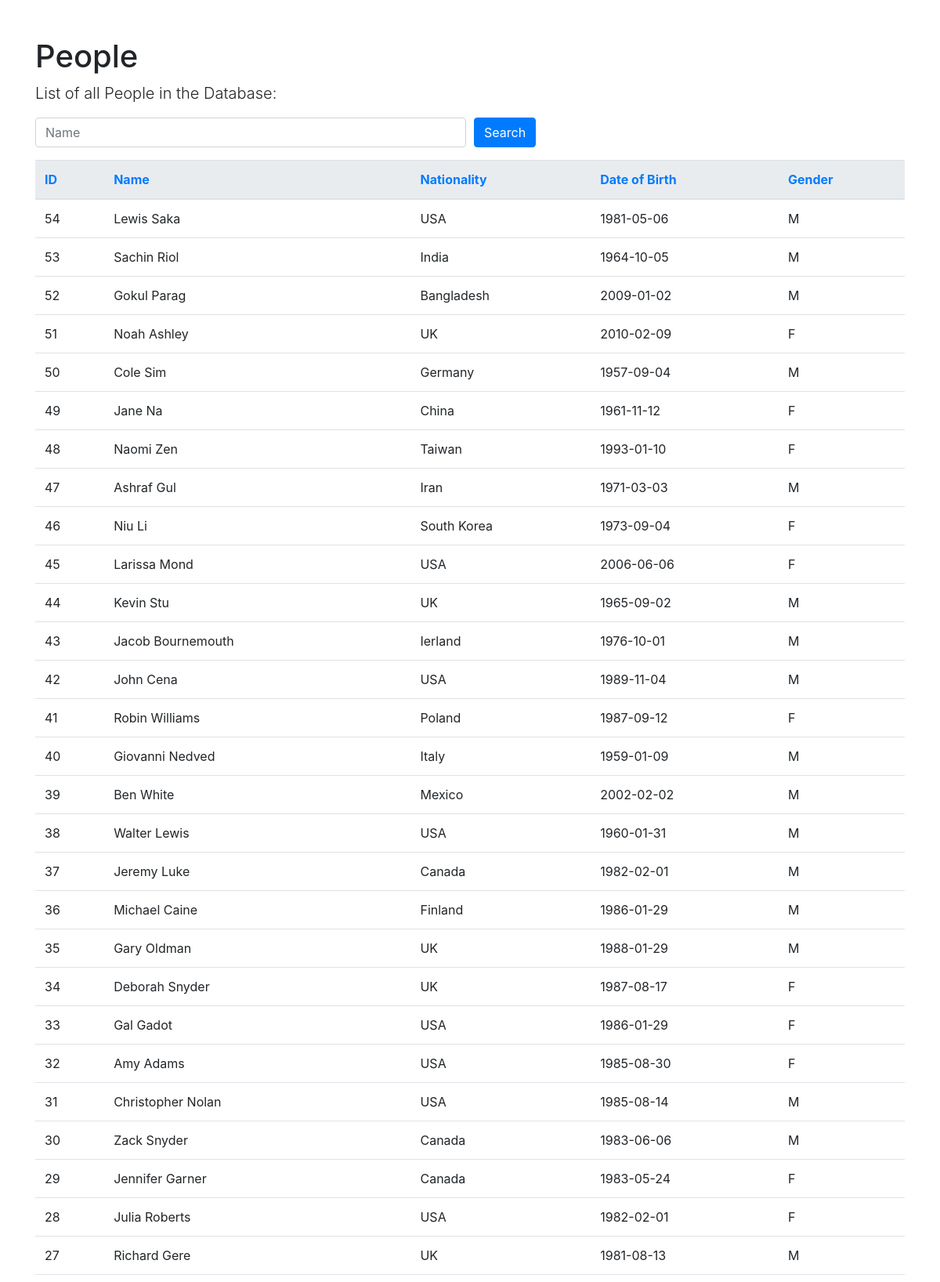
The page /people.php (upper part) on the database its author committed.
### tables this page shows
CREATE TABLE `People` (
  `id` int(11) NOT NULL,
  `name` varchar(255) DEFAULT NULL,
  `nationality` varchar(255) DEFAULT NULL,
  `dob` date DEFAULT NULL,
  `gender` varchar(255) DEFAULT NULL
);

### people.php (the view, shortened to what this page needs)
<!DOCTYPE html>
<html lang="en">
<head>
    <link rel="stylesheet" href="https://stackpath.bootstrapcdn.com/bootstrap/4.3.1/css/bootstrap.min.css">
</head>
<body>
    <div class="container">
        <h1 class="mt-5">People</h1>
        <p class="lead">List of all People in the Database:</p>
        <form method="post" action="people.php" class="mb-3">
            <div class="form-row">
                <div class="col">
                    <input type="text" class="form-control" name="name" placeholder="Name" value="<?php echo isset($_POST['name']) ? htmlspecialchars($_POST['name']) : (isset($_GET['name']) ? urldecode($_GET['name']) : ''); ?>">
                </div>
                <div class="col">
                    <button type="submit" class="btn btn-primary">Search</button>
                </div>
            </div>
        </form>
        <table class="table">
            <thead class="thead-light">
                <tr>
                    <th><a href="?sort=<?php echo isset($_GET['sort']) && $_GET['sort'] === 'id_desc' ? 'id_asc' : 'id_desc' ?>&name=<?php echo isset($_POST['name']) ? urlencode($_POST['name']) : (isset($_GET['name']) ? $_GET['name'] : ''); ?>">ID</a></th>
                    <th><a href="?sort=<?php echo isset($_GET['sort']) && $_GET['sort'] === 'name_desc' ? 'name_asc' : 'name_desc' ?>&name=<?php echo isset($_POST['name']) ? urlencode($_POST['name']) : (isset($_GET['name']) ? $_GET['name'] : ''); ?>">Name</a></th>
                    <th><a href="?sort=<?php echo isset($_GET['sort']) && $_GET['sort'] === 'nationality_desc' ? 'nationality_asc' : 'nationality_desc' ?>&name=<?php echo isset($_POST['name']) ? urlencode($_POST['name']) : (isset($_GET['name']) ? $_GET['name'] : ''); ?>">Nationality</a></th>
                    <th><a href="?sort=<?php echo isset($_GET['sort']) && $_GET['sort'] === 'dob_desc' ? 'dob_asc' : 'dob_desc' ?>&name=<?php echo isset($_POST['name']) ? urlencode($_POST['name']) : (isset($_GET['name']) ? $_GET['name'] : ''); ?>">Date of Birth</a></th>
                    <th><a href="?sort=<?php echo isset($_GET['sort']) && $_GET['sort'] === 'gender_desc' ? 'gender_asc' : 'gender_desc' ?>&name=<?php echo isset($_POST['name']) ? urlencode($_POST['name']) : (isset($_GET['name']) ? $_GET['name'] : ''); ?>">Gender</a></th>
                </tr>
            </thead>
            <tbody>
                <?php
                $servername = "localhost";
                $username = "root";
                $password = "";
                $dbname = "COSI127b";
                try {
                    $conn = new PDO("mysql:host=$servername;dbname=$dbname", $username, $password);
                    $conn->setAttribute(PDO::ATTR_ERRMODE, PDO::ERRMODE_EXCEPTION);
                    $sort = isset($_GET['sort']) ? $_GET['sort'] : 'id_desc';
                    $sort_arr = explode('_', $sort);
                    $sort_field = $sort_arr[0];
                    $sort_order = end($sort_arr);
                    $sql = "SELECT id, name, nationality, dob, gender FROM People";
                    $sql .= " ORDER BY $sort_field";
                    if ($sort_order === 'desc') {
                        $sql .= " DESC";
                    } else {
                        $sql .= " ASC";
                    }
                    $stmt = $conn->prepare($sql);
                    $stmt->execute();
                    $results = $stmt->fetchAll(PDO::FETCH_ASSOC);
                    foreach ($results as $row) {
                        echo "<tr>
                                <td>{$row['id']}</td>
                                <td>{$row['name']}</td>
                                <td>{$row['nationality']}</td>
                                <td>{$row['dob']}</td>
                                <td>{$row['gender']}</td>
                              </tr>";
                    }
                } catch(PDOException $e) {
                    echo "Error: " . $e->getMessage();
                }
                ?>
            </tbody>
        </table>
    </div>
</body>
</html>

### rows shown on the page
people: id "54", name "Lewis Saka", nationality "USA", dob "1981-05-06", gender "M"
people: id "53", name "Sachin Riol", nationality "India", dob "1964-10-05", gender "M"
people: id "52", name "Gokul Parag", nationality "Bangladesh", dob "2009-01-02", gender "M"
people: id "51", name "Noah Ashley", nationality "UK", dob "2010-02-09", gender "F"
people: id "50", name "Cole Sim", nationality "Germany", dob "1957-09-04", gender "M"
people: id "49", name "Jane Na", nationality "China", dob "1961-11-12", gender "F"
people: id "48", name "Naomi Zen", nationality "Taiwan", dob "1993-01-10", gender "F"
people: id "47", name "Ashraf Gul", nationality "Iran", dob "1971-03-03", gender "M"
people: id "46", name "Niu Li", nationality "South Korea", dob "1973-09-04", gender "F"
people: id "45", name "Larissa Mond", nationality "USA", dob "2006-06-06", gender "F"
people: id "44", name "Kevin Stu", nationality "UK", dob "1965-09-02", gender "M"
people: id "43", name "Jacob Bournemouth", nationality "Ierland", dob "1976-10-01", gender "M"
people: id "42", name "John Cena", nationality "USA", dob "1989-11-04", gender "M"
people: id "41", name "Robin Williams", nationality "Poland", dob "1987-09-12", gender "F"
people: id "40", name "Giovanni Nedved", nationality "Italy", dob "1959-01-09", gender "M"
people: id "39", name "Ben White", nationality "Mexico", dob "2002-02-02", gender "M"
people: id "38", name "Walter Lewis", nationality "USA", dob "1960-01-31", gender "M"
people: id "37", name "Jeremy Luke", nationality "Canada", dob "1982-02-01", gender "M"
people: id "36", name "Michael Caine", nationality "Finland", dob "1986-01-29", gender "M"
people: id "35", name "Gary Oldman", nationality "UK", dob "1988-01-29", gender "M"
people: id "34", name "Deborah Snyder", nationality "UK", dob "1987-08-17", gender "F"
people: id "33", name "Gal Gadot", nationality "USA", dob "1986-01-29", gender "F"
people: id "32", name "Amy Adams", nationality "USA", dob "1985-08-30", gender "F"
people: id "31", name "Christopher Nolan", nationality "USA", dob "1985-08-14", gender "M"
people: id "30", name "Zack Snyder", nationality "Canada", dob "1983-06-06", gender "M"
people: id "29", name "Jennifer Garner", nationality "Canada", dob "1983-05-24", gender "F"
people: id "28", name "Julia Roberts", nationality "USA", dob "1982-02-01", gender "F"
people: id "27", name "Richard Gere", nationality "UK", dob "1981-08-13", gender "M"
